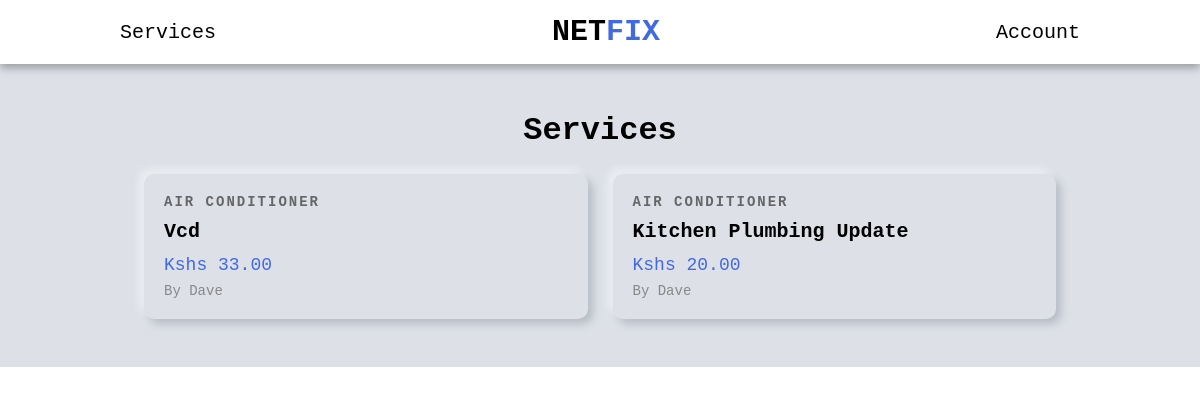
Page /services/ on the committed database.
### services/models.py (models this page shows, shortened)
class Service(models.Model):
    company = models.ForeignKey(Company, default="", on_delete=models.CASCADE)
    name = models.CharField(max_length=40)
    description = models.TextField()
    price_hr = models.DecimalField(decimal_places=2, max_digits=100)
    choices = (
        ('Air Conditioner', 'Air Conditioner'),
        ('Carpentry', 'Carpentry'),
        ('Electricity', 'Electricity'),
        ('Gardening', 'Gardening'),
        ('Home Machines', 'Home Machines'),
        ('House Keeping', 'House Keeping'),
        ('Interior Design', 'Interior Design'),
        ('Locks', 'Locks'),
        ('Painting', 'Painting'),
        ('Plumbing', 'Plumbing'),
        ('Water Heaters', 'Water Heaters'),
    )
    field = models.CharField(max_length=30, blank=False, null=False, default="", choices=choices)
    date = models.DateTimeField(auto_now=True, null=False)
    id = models.UUIDField(default=uuid.uuid4, unique=True, primary_key=True, editable=False)

### users/models.py (models this page shows, shortened)
class Company(models.Model):
    user = models.OneToOneField(User, on_delete=models.CASCADE, primary_key=True)
    choices = (
        ('Air Conditioner', 'Air Conditioner'),
        ('All in One', 'All in One'),
        ('Carpentry', 'Carpentry'),
        ('Electricity', 'Electricity'),
        ('Gardening', 'Gardening'),
        ('Home Machines', 'Home Machines'),
        ('House Keeping', 'House Keeping'),
        ('Interior Design', 'Interior Design'),
        ('Locks', 'Locks'),
        ('Painting', 'Painting'),
        ('Plumbing', 'Plumbing'),
        ('Water Heaters', 'Water Heaters'),
    )
    field = models.CharField(max_length=30, blank=False, null=False, default="", choices=choices)
    def __str__(self):
        return self.user.username

class User(AbstractUser):
    is_company = models.BooleanField(default=False)
    is_customer = models.BooleanField(default=False)
    email = models.EmailField(max_length=100, unique=True)
    username = models.CharField(max_length=100, unique=True)
    USERNAME_FIELD = 'email'
    REQUIRED_FIELDS = ['username']

### services/views.py (the view)
# urls.py: path("", v.service_list, name="service_list"),
def service_list(request):
    services = Service.objects.all().order_by("-date")
    context = {
        "services" : services
    }
    return render(request, 'services/services.html', context)

### services/templates/services/services.html (shortened to what this page needs)
{% extends 'main/base.html' %}
{% block content %}
<div class="services-header">
    <h1>Services</h1>
</div>
<div class="services-grid">
    {% for service in services %}
    <a href="{% url 'index' service.id %}" class="service-card">
        <div class="card-content">
            <div class="service-category">{{ service.field }}</div>
            <h2 class="service-name">{{ service.name }}</h2>
            <div class="service-price">Kshs {{ service.price_hr }}</div>
            <div class="service-company">by {{service.company}}</div>
        </div>
    </a>
    {% endfor %}
</div>
{% endblock content %}

### static/css/style.css (style rules this page uses)
* { margin: 0; padding: 0; box-sizing: border-box; font-family: 'Courier New', Courier, monospace; }
a { text-decoration: none; color: black; }
.services-grid { display: grid; grid-template-columns: repeat(auto-fill, minmax(300px, 1fr)); gap: 25px; }
.services-header { display: flex; align-items: center; justify-content: center; flex-direction: column; margin-bottom: 25px; text-transform: capitalize; }
.service-card { border-radius: 10px; box-shadow: -5px -5px 9px rgba(255,255,255,0.45), 5px 5px 9px rgba(94,104,121,0.3); transition: transform 0.3s; cursor: pointer; text-decoration: none; color: black; display: block; }
.card-content { padding: 20px; }
.service-category { font-size: 14px; font-weight: 800; color: #666; margin-bottom: 10px; text-transform: uppercase; letter-spacing: 2px; }
.service-name { font-size: 20px; text-transform: capitalize; font-weight: bold; margin-bottom: 12px; }
.service-price { font-size: 18px; color: royalblue; margin-bottom: 8px; }
.service-company { font-size: 14px; text-transform: capitalize; color: #888; }

### rows in the picture
Service: field "AIR CONDITIONER", name "Vcd", price_hr "33.00", company "Dave"
Service: field "AIR CONDITIONER", name "Kitchen Plumbing Update", price_hr "20.00", company "Dave"
